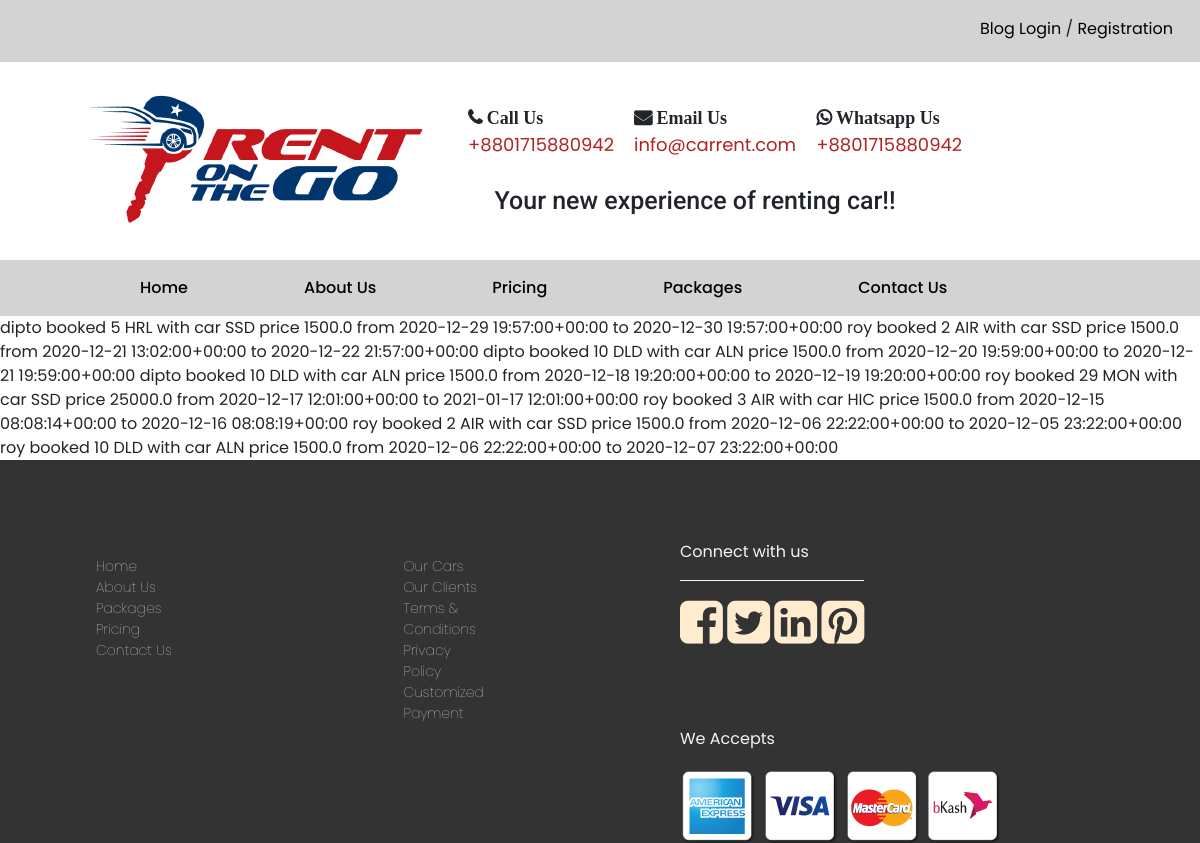
The page /book_list/ on the database its author committed.
### App_rent/models.py (models this page shows)
class Booking(models.Model):
    user = models.ForeignKey(User, on_delete=models.CASCADE , related_name='user_booking')
    rent = models.ForeignKey(Rent,on_delete=models.CASCADE , related_name='rent')
    check_in = models.DateTimeField()
    check_out = models.DateTimeField()
    class Meta:
        ordering = ('-check_in',)
    def __str__(self):
        return f'{self.user} booked {self.rent} from {self.check_in} to {self.check_out} '

class Rent (models.Model):
    PACKAGES_CATEGORIES = (
        ('AIR','AIRPORT'),
        ('DLD','DAILY-DHAKA'),
        ('DLO','DAILY-OUTSIDE'),
        ('HRL','HOURLY'),
        ('MON','MONTHLY'),
        ('OFC','OFFICE'),
    )
    CAR_CATEGORIES = (
        ('SSD','STANDARD-SEDAN'),
        ('PSD','PREMIUM-SEDAN'),
        ('HIC','HIACE'),
        ('NOH','NOAH'),
        ('AXO','TOYOTA-AXIO'),
        ('ALN','TOYOTA-ALION'),
        ('NHH','NOAH-HYBRID'),
        ('PRM','PREMIO'),
        ('BUS','MINI-BUS'),
        ('CRS','LAND-CRUISER'),
       )
    pack_category = models.CharField(max_length=3,choices=PACKAGES_CATEGORIES)
    car_category = models.CharField(max_length=3,choices=CAR_CATEGORIES)
    price = models.FloatField(default=1500)
    image=models.ImageField(upload_to='images')
    def __str__(self):
        return f'{self.id} {self.pack_category} with car {self.car_category} price {self.price}'

### App_rent/views.py (the view)
# urls.py: path('book_list/',BookingList.as_view(),name='BookList'),
class BookingList(ListView):
    model=Booking

### templates/App_rent/booking_list.html
{% extends "base.html" %} {% block title_block %} rent List {% endblock %}
{%block body_block %} {% for booking in booking_list %} {{booking}} {% endfor %}
{%endblock %}

### static/base.css (style rules this page uses)
body { font-family: 'Poppins', sans-serif; margin: 0; padding: 0; }

### rows shown on the page
Booking: user+rent+check_in "dipto booked 5 HRL with car SSD price 1500.0 from 2020-12-29 19:57:00+00:00 to 2020-12-30 19:57:00+00:00"
Booking: user+rent+check_in "roy booked 2 AIR with car SSD price 1500.0 from 2020-12-21 13:02:00+00:00 to 2020-12-22 21:57:00+00:00"
Booking: user+rent+check_in "dipto booked 10 DLD with car ALN price 1500.0 from 2020-12-20 19:59:00+00:00 to 2020-12-21 19:59:00+00:00"
Booking: user+rent+check_in "dipto booked 10 DLD with car ALN price 1500.0 from 2020-12-18 19:20:00+00:00 to 2020-12-19 19:20:00+00:00"
Booking: user+rent+check_in "roy booked 29 MON with car SSD price 25000.0 from 2020-12-17 12:01:00+00:00 to 2021-01-17 12:01:00+00:00"
Booking: user+rent+check_in "roy booked 3 AIR with car HIC price 1500.0 from 2020-12-15 08:08:14+00:00 to 2020-12-16 08:08:19+00:00"
Booking: user+rent+check_in "roy booked 2 AIR with car SSD price 1500.0 from 2020-12-06 22:22:00+00:00 to 2020-12-05 23:22:00+00:00"
Booking: user+rent+check_in "roy booked 10 DLD with car ALN price 1500.0 from 2020-12-06 22:22:00+00:00 to 2020-12-07 23:22:00+00:00"
